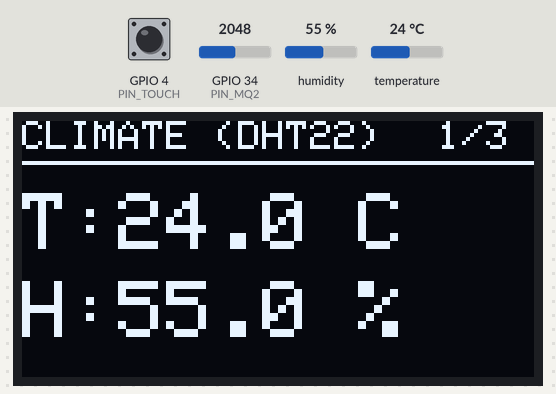
Simulated run of this sketch. Board: ESP32. On the bench: 128×64 one-colour display. Inputs (shaded band) come from the test bench; at power-on: GPIO 4 (PIN_TOUCH) HIGH, humidity 55 %, GPIO 34 (PIN_MQ2) = 2048, temperature 24 °C (analog values on the 0–4095 scale). What the sketch prints to the serial monitor is not drawn.

Above: at 3.4 s.
3.5 s: GPIO 4 (PIN_TOUCH) pulled LOW for 0.15 s
At 4.5 s:
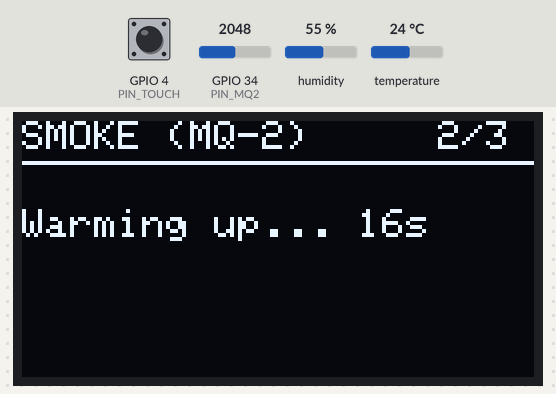
7.5 s: GPIO 4 (PIN_TOUCH) pulled LOW for 1 s
At 8.5 s:
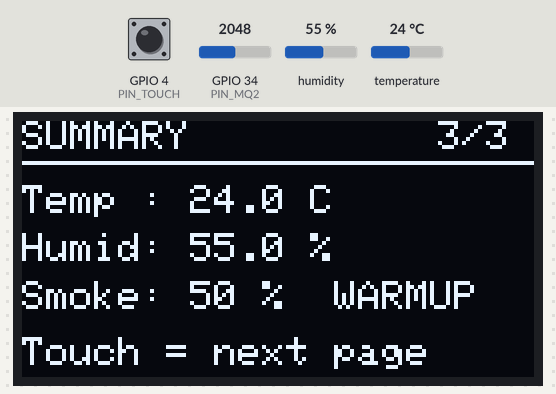
10.0 s: GPIO 4 (PIN_TOUCH) pulled LOW for 0.15 s
At 11.2 s:
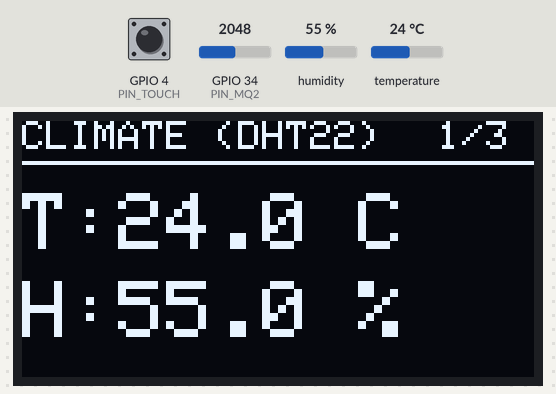
11.6 s: humidity set to 22 %
At 14.6 s:
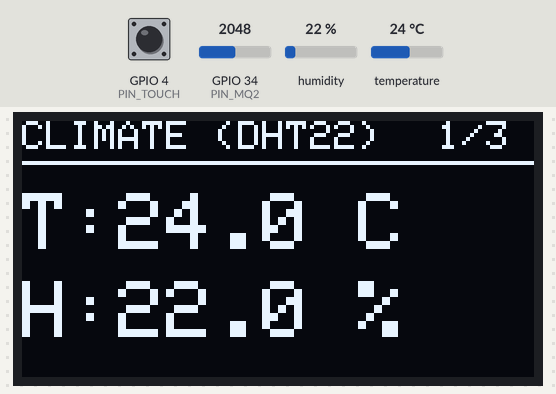
15.7 s: GPIO 4 (PIN_TOUCH) pulled LOW for 3.2 s
At 20.5 s:
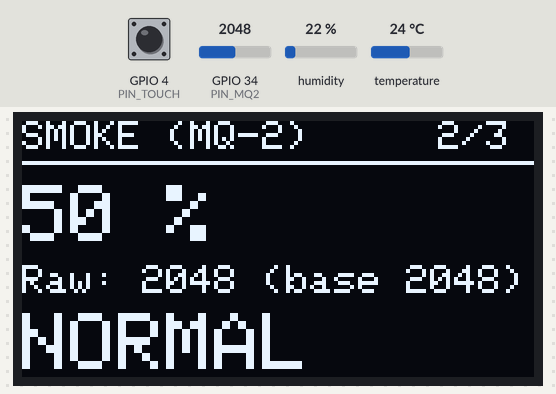
21.7 s: GPIO 34 (PIN_MQ2) set to 2866
At 23.0 s:
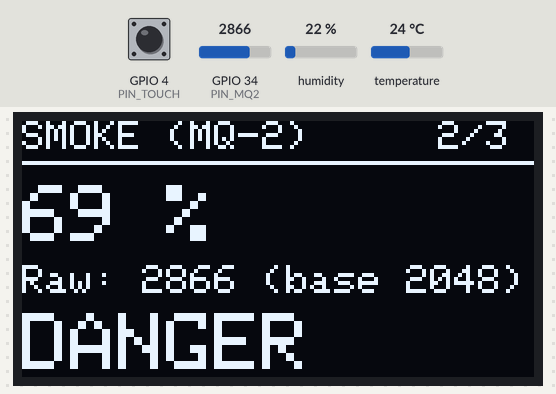
Timing chart, 0 to 24.3 s (numbered marks = the images above; inputs shaded):
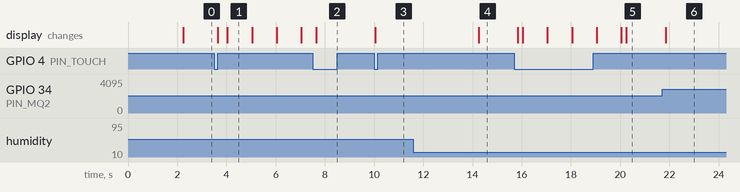

Measured:
- after the input at 3.5 s, the display: first changes after 0.14 s (image 1 shows a later state)
- after the input at 7.5 s, the display: changes after 0.14 s (image 2)
- after the input at 10.0 s, the display: changes at once (image 3)
- after the input at 11.6 s, the display: changes after 2.6 s (image 4)
- after the input at 15.7 s, the display: first changes after 0.14 s (image 5 shows a later state)
- after the input at 21.7 s, the display: changes after 0.15 s (image 6)

The sketch:

sensor_touch_monitor.ino
```cpp
/*
  STTHK3113 Assignment 2 - Interactive ESP32 Sensor System
  Room Climate & Smoke Monitor

  Sensors : DHT22 (temperature + humidity), MQ-2 (smoke / combustible gas, analog)
  Display : 0.96" OLED SSD1306, I2C (0x3C)
  Input   : Capacitive touch on a male pin -> GPIO 4(T0)
  Pages   : 0 = Climate, 1 = Smoke, 2 = Summary
  Libraries (Library Manager): Adafruit SSD1306, Adafruit GFX, DHT sensor library, Adafruit Unified Sensor

  GPIO map
    OLED SDA -> GPIO 21      OLED SCL -> GPIO 22
    DHT22 DATA -> GPIO 5
    MQ-2 AO -> GPIO 34 (ADC1, input only). MQ-2 is powered from 3.3 V so AO never exceeds the ESP32's 3.3 V limit
    OLED VCC, DHT22 VCC, MQ-2 VCC -> 3.3 V      all GND -> GND
    Touch pin -> GPIO 4(T0)
*/
#include <Wire.h>
#include <Adafruit_GFX.h>
#include <Adafruit_SSD1306.h>
#include <DHT.h>

// ---------- Pins ----------
constexpr uint8_t PIN_DHT   = 5;
constexpr uint8_t PIN_MQ2   = 34;
constexpr uint8_t PIN_TOUCH = 4;   // touch-capable: 4, 13, 14, 27, 32, 33

// ---------- Display ----------
constexpr uint8_t OLED_W = 128, OLED_H = 64, OLED_ADDR = 0x3C;
Adafruit_SSD1306 oled(OLED_W, OLED_H, &Wire, -1);

// ---------- Sensors ----------
DHT dht(PIN_DHT, DHT22);
float temperatureC = NAN, humidityPct = NAN;
int   smokeRaw = 0;          // 0..4095 ADC reading (MQ-2 powered at 3.3 V)
int   smokePct = 0;          // 0..100 of ADC range
int   smokeBaseline = 0;     // clean-air reading captured after warm-up

constexpr unsigned long DHT_INTERVAL_MS  = 2000;   // DHT22 needs >= 2 s between reads
constexpr unsigned long MQ2_INTERVAL_MS  = 250;
constexpr unsigned long DRAW_INTERVAL_MS = 200;
constexpr unsigned long MQ2_WARMUP_MS    = 20000;  // short warm-up for demo (MQ-2 is best pre-heated longer)
constexpr int SMOKE_WARN_DELTA   = 150;            // raw counts above baseline -> WARNING (tune in testing)
constexpr int SMOKE_DANGER_DELTA = 400;            // raw counts above baseline -> DANGER

// ---------- Touch ----------
constexpr uint8_t  TOUCH_SAMPLES_NEEDED = 3;       // consecutive "touched" reads = debounce
constexpr unsigned long TOUCH_LOCKOUT_MS = 400;    // minimum time between page changes
uint32_t touchBaseline = 0;                        // untouched value measured at start-up
uint32_t touchDelta = 0;                           // change from baseline that counts as a touch
uint32_t touchValue = 0;                           // latest touchRead() value
uint8_t  touchCount = 0;
bool     touchHeld = false;
unsigned long lastPageChange = 0;

constexpr uint8_t NUM_PAGES = 3;
uint8_t page = 0;

unsigned long tDht = 0, tMq2 = 0, tDraw = 0, tTouch = 0, bootMs = 0;
bool baselineSet = false;

uint32_t readTouchAvg(uint8_t n) {
  uint64_t s = 0;
  for (uint8_t i = 0; i < n; i++) { s += touchRead(PIN_TOUCH); delay(5); }
  return (uint32_t)(s / n);
}

void calibrateTouch() {
  touchBaseline = readTouchAvg(30);          // untouched baseline
  touchDelta = touchBaseline * 3 / 10;       // a 30 % change from the baseline = touched
  if (touchDelta < 5) touchDelta = 5;
  Serial.printf("Touch baseline=%lu delta=%lu\n", (unsigned long)touchBaseline, (unsigned long)touchDelta);
}

bool isTouched(uint32_t v) {                 // works whether a touch lowers or raises the value
  return v + touchDelta < touchBaseline || v > touchBaseline + touchDelta;
}

const char* smokeStatus() {
  int d = smokeRaw - smokeBaseline;
  if (d >= SMOKE_DANGER_DELTA) return "DANGER";
  if (d >= SMOKE_WARN_DELTA)   return "WARNING";
  return "NORMAL";
}

void updateTouch() {                          // call often, never blocks
  touchValue = touchRead(PIN_TOUCH);
  bool touched = isTouched(touchValue);
  if (touched) { if (touchCount < 255) touchCount++; } else { touchCount = 0; touchHeld = false; }
  if (touchCount >= TOUCH_SAMPLES_NEEDED && !touchHeld && millis() - lastPageChange > TOUCH_LOCKOUT_MS) {
    touchHeld = true;                         // one page change per touch
    lastPageChange = millis();
    page = (page + 1) % NUM_PAGES;
    Serial.printf("Touch -> page %u\n", page);
  }
}

void updateSensors() {
  unsigned long now = millis();
  if (now - tMq2 >= MQ2_INTERVAL_MS) {
    tMq2 = now;
    uint32_t s = 0;
    for (uint8_t i = 0; i < 8; i++) s += analogRead(PIN_MQ2);
    smokeRaw = s / 8;
    smokePct = map(smokeRaw, 0, 4095, 0, 100);
    if (!baselineSet && now - bootMs >= MQ2_WARMUP_MS) { smokeBaseline = smokeRaw; baselineSet = true; }
  }
  if (now - tDht >= DHT_INTERVAL_MS) {
    tDht = now;
    float h = dht.readHumidity(), t = dht.readTemperature();
    if (!isnan(h) && !isnan(t)) { humidityPct = h; temperatureC = t; }
    else Serial.println("DHT22 read failed - check wiring");
  }
}

void header(const char* title) {
  oled.setTextSize(1); oled.setCursor(0, 0);
  oled.print(title);
  oled.setCursor(104, 0); oled.printf("%u/%u", page + 1, NUM_PAGES);
  oled.drawLine(0, 10, 127, 10, SSD1306_WHITE);
}

void draw() {
  oled.clearDisplay(); oled.setTextColor(SSD1306_WHITE);
  if (page == 0) {
    header("CLIMATE (DHT22)");
    oled.setTextSize(2);
    oled.setCursor(0, 18); if (isnan(temperatureC)) oled.print("Temp --"); else oled.printf("T:%.1f C", temperatureC);
    oled.setCursor(0, 40); if (isnan(humidityPct)) oled.print("Hum --"); else oled.printf("H:%.1f %%", humidityPct);
  } else if (page == 1) {
    header("SMOKE (MQ-2)");
    if (!baselineSet) {
      oled.setTextSize(1); oled.setCursor(0, 22);
      oled.printf("Warming up... %lus", (MQ2_WARMUP_MS - (millis() - bootMs)) / 1000 + 1);
    } else {
      oled.setTextSize(2); oled.setCursor(0, 16); oled.printf("%d %%", smokePct);
      oled.setTextSize(1); oled.setCursor(0, 36); oled.printf("Raw: %d (base %d)", smokeRaw, smokeBaseline);
      oled.setTextSize(2); oled.setCursor(0, 48); oled.print(smokeStatus());
    }
  } else {
    header("SUMMARY");
    oled.setTextSize(1);
    oled.setCursor(0, 16); if (isnan(temperatureC)) oled.print("Temp: --"); else oled.printf("Temp : %.1f C", temperatureC);
    oled.setCursor(0, 28); if (isnan(humidityPct)) oled.print("Humid: --"); else oled.printf("Humid: %.1f %%", humidityPct);
    oled.setCursor(0, 40); oled.printf("Smoke: %d %%  %s", smokePct, baselineSet ? smokeStatus() : "WARMUP");
    oled.setCursor(0, 54); oled.print("Touch = next page");
  }
  oled.display();
}

void setup() {
  Serial.begin(115200);
  bootMs = millis();
  analogReadResolution(12);
  analogSetPinAttenuation(PIN_MQ2, ADC_11db);
  dht.begin();
  Wire.begin(21, 22);
  if (!oled.begin(SSD1306_SWITCHCAPVCC, OLED_ADDR)) { Serial.println("OLED not found"); while (true) delay(1000); }
  oled.clearDisplay(); oled.setTextColor(SSD1306_WHITE); oled.setTextSize(1);
  oled.setCursor(0, 20); oled.println("Do NOT touch the pin"); oled.println("Calibrating touch...");
  oled.display();
  delay(2000);        // keep the calibration message visible (do not touch the pin)
  calibrateTouch();
}

unsigned long tSerial = 0;

void loop() {
  if (millis() - tSerial >= 1000) {            // debug output for testing / tuning
    tSerial = millis();
    Serial.printf("T=%.1fC H=%.1f%% smokeRaw=%d base=%d touch=%lu touchBase=%lu touched=%d page=%u\n",
                  temperatureC, humidityPct, smokeRaw, smokeBaseline, (unsigned long)touchValue,
                  (unsigned long)touchBaseline, isTouched(touchValue), page);
  }
  updateTouch();      // touch is polled every loop, so sensors are never blocked (FR9)
  updateSensors();
  if (millis() - tDraw >= DRAW_INTERVAL_MS) { tDraw = millis(); draw(); }
}
```
